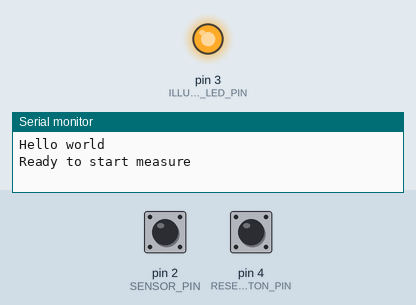
The sketch below on a simulated Arduino Uno, built with avr-gcc and run on an emulated ATmega328P. On the bench: output pins drawn as LEDs (lit = HIGH), the last lines printed to the serial monitor. The inputs (shaded band) are chosen by the test bench; at power-on: pin 2 (SENSOR_PIN) LOW, pin 4 (RESET_BUTTON_PIN) LOW.

Above: at 1.4 s.
1.5 s: pin 2 (SENSOR_PIN) pulsed HIGH 2 times (0.12 s each, 0.3 s apart)
At 2.9 s:
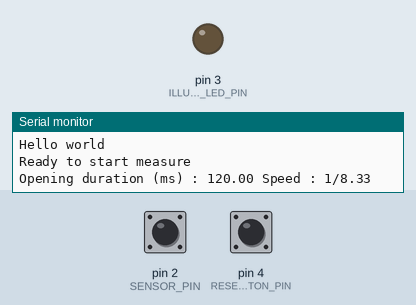
3.6 s: pin 4 (RESET_BUTTON_PIN) pulled HIGH for 0.15 s
At 4.3 s:
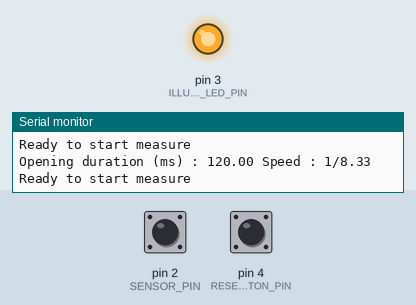
Timing chart, 0 to 6.6 s (numbered marks = the images above; inputs shaded):
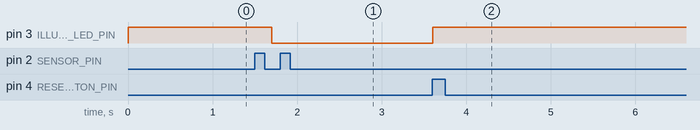

The sketch:

BehaviourStates.ino
```cpp
// #define DEBUG

const byte SENSOR_PIN = 2;
const byte ILLUMINATION_LED_PIN = 3;
const byte RESET_BUTTON_PIN = 4;
const byte CONTROL_LED_PIN = 5;

const byte ON = 1;
const byte OFF = 0;

const byte NOTHING = 0;
const byte OPENING = 1;
const byte CLOSING = 2;
byte event_type = 0;

const byte READY_STATE = 0;
const byte SHUTTER_OPEN_STATE = 1;
const byte DISPLAY_STATE = 2;
byte current_state = READY_STATE;

unsigned long begin_time = 0;
unsigned long end_time = 0;

void setup() {
    Serial.begin(9600);
    pinMode(SENSOR_PIN, INPUT);
    pinMode(ILLUMINATION_LED_PIN, OUTPUT);
    pinMode(RESET_BUTTON_PIN, INPUT);
    attachInterrupt(digitalPinToInterrupt(SENSOR_PIN), shutter_cb,  CHANGE);
    Serial.println("Hello world");

    // Light ON
    digitalWrite(ILLUMINATION_LED_PIN, ON);
    Serial.println("Ready to start measure");
    delay(200);
    event_type = NOTHING; // Clear the events induced by the light switch
}

void loop() {
    if(current_state == READY_STATE) {
      if(event_type == OPENING) {
        // Entering the Shutter Open State
        // light on the control led
        event_type = NOTHING; // Ok, taken into account
        current_state = SHUTTER_OPEN_STATE;
#if defined DEBUG
        Serial.println("Entering SHETTUR OPEN State");
#endif // defined DEBUG
      } else if(event_type == CLOSING) { // maybe to fast to first open
        event_type = NOTHING; // Ok, taken into account
        // Entering Display State
        enterDisplayState();
        current_state = DISPLAY_STATE;
#if defined DEBUG
        Serial.println("Entered closing while waiting");
#endif // defined DEBUG
      }
    } else if(current_state == SHUTTER_OPEN_STATE) {
      if(event_type == CLOSING) {
        event_type = NOTHING; // Ok, taken into account
        // Entering Display State
        enterDisplayState();
        current_state = DISPLAY_STATE;
      }
    } else if(current_state == DISPLAY_STATE) {
        byte reset_pin = digitalRead(RESET_BUTTON_PIN);
        if(reset_pin == 1) {
          // Entering Ready State
          // Light ON
          digitalWrite(ILLUMINATION_LED_PIN,ON);
          delay(200);
          event_type = NOTHING; // Clear the events induced by the light switch
          Serial.println("Ready to start measure");

          current_state = READY_STATE;
        }
        if (event_type == CLOSING) {
#if defined DEBUG
           Serial.println("Closing while in display");
#endif // defined DEBUG
        }
    }

    delay(100);
}

void enterDisplayState() {
    // Display result
    unsigned long duration = end_time - begin_time;
    float time_mili = duration / 1000.0;
    float speed_val = 1000.0 / time_mili;
    Serial.print("Opening duration (ms) : ");
    Serial.print(time_mili);
    Serial.print(" Speed : 1/");
    Serial.print(speed_val);
    Serial.println();
    // Switch off the illumination led
    digitalWrite(ILLUMINATION_LED_PIN, OFF);

}

void shutter_cb() {
  unsigned long current_time = micros();
  event_type = ( digitalRead(SENSOR_PIN) == OFF )? CLOSING : OPENING;
  if(event_type == OPENING) {
    begin_time = current_time;
#if defined DEBUG
    Serial.println("Open");
#endif // defined DEBUG
  } else {
    end_time = current_time;
#if defined DEBUG
    Serial.println("Close");
#endif // defined DEBUG
  }
}
```

Measured:
- after the input at 1.5 s, pin 3 (ILLUMINATION_LED_PIN): HIGH → LOW after 0.20 s
- after the input at 3.6 s, pin 3 (ILLUMINATION_LED_PIN): LOW → HIGH at once
